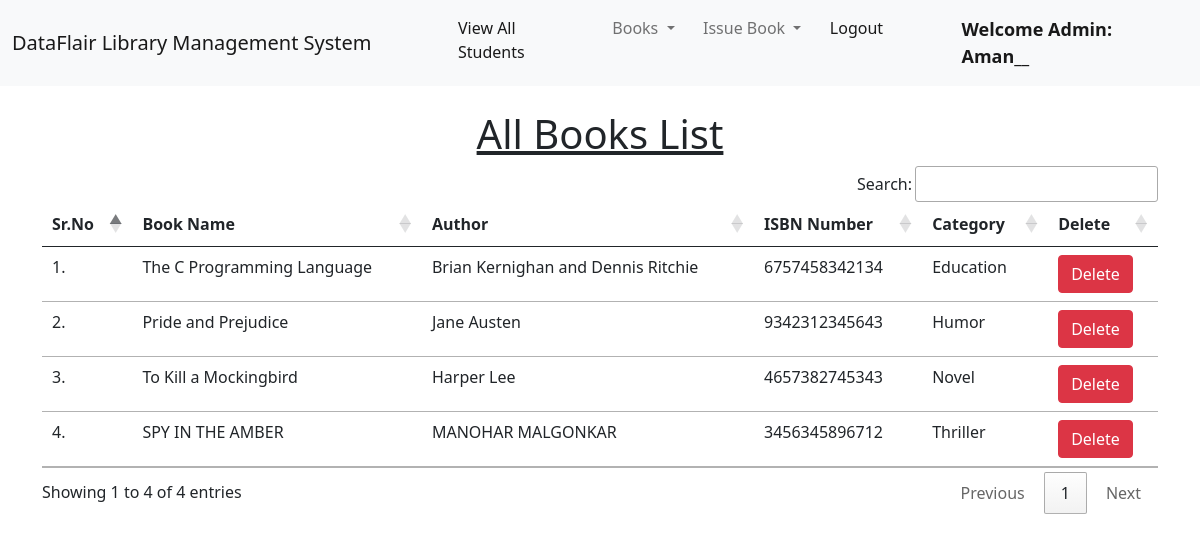
Screenshot of /view_books/ (signed in) with the database file from the repository.
### library/models.py (models this page shows, shortened)
class Book(models.Model):
    name = models.CharField(max_length=200)
    author = models.CharField(max_length=200)
    isbn = models.PositiveIntegerField()
    category = models.CharField(max_length=50)

### library/views.py (the view)
# urls.py: path("view_books/", views.view_books, name="view_books"),
@login_required(login_url = '/admin_login')
def view_books(request):
    books = Book.objects.all()
    return render(request, "view_books.html", {'books':books})

### library/templates/view_books.html (shortened to what this page needs)
{% extends 'admin_navbar.html' %}
{% load static %}
{% block body %}
<div class="container mt-4">
    <h1 class="text-center"><u>All Books List</u></h1>
    <table class="table table-hover" id="example">
        <thead>
            <tr>
                <th>Sr.No</th>
                <th>Book Name</th>
                <th>Author</th>
                <th>ISBN Number</th>
                <th>Category</th>
                <th>Delete</th>
            </tr>
        </thead>
        <tbody>
            {% for book in books %}
            <tr>
                <td>{{forloop.counter}}.</td>
                <td>{{book.name}}</td>
                <td>{{book.author}}</td>
                <td>{{book.isbn}}</td>
                <td>{{book.category}}</td>
                <td><a href="/delete_book/{{book.id}}/" class="btn btn-danger" onclick="return confirm('Are you sure you want to delete this book?')">Delete</a></td>
            </tr>
            {% endfor %}
        </tbody>
    </table>
    </div>
{% endblock %}

### library/templates/admin_navbar.html (shortened to what this page needs)
<!doctype html>
<html lang="en">
  <head>
    <link href="https://cdn.jsdelivr.net/npm/bootstrap@5.1.0/dist/css/bootstrap.min.css" rel="stylesheet">
    <link rel="stylesheet" href="https://cdn.datatables.net/1.10.25/css/jquery.dataTables.min.css">
    <link rel="stylesheet" href="https://cdn.datatables.net/buttons/1.7.1/css/buttons.dataTables.min.css">
  </head>
  <body>
    <nav class="navbar navbar-expand-lg navbar-light bg-light">
        <div class="container-fluid">
          <a class="navbar-brand" href="#">DataFlair Library Management System</a>
          <div class="collapse navbar-collapse" id="navbarSupportedContent">
            <ul class="navbar-nav me-auto mb-2 mb-lg-0">
              <li class="nav-item">
                <a class="nav-link active" aria-current="page" href="/view_students/">View All Students</a>
              </li>
              <li class="nav-item dropdown">
                <a class="nav-link dropdown-toggle" href="#" id="navbarDropdown" role="button" data-bs-toggle="dropdown" aria-expanded="false">
                  Books
                </a>
              </li>
              <li class="nav-item dropdown">
                <a class="nav-link dropdown-toggle" href="#" id="navbarDropdown" role="button" data-bs-toggle="dropdown" aria-expanded="false">
                  Issue Book
                </a>
              </li>
              <li class="nav-item">
                <a class="nav-link active" aria-current="page" href="/logout/">Logout</a>
              </li>
              <li class="nav-item">
                <a style="font-weight:600; font-family:'Segoe UI', Tahoma, Geneva, Verdana, sans-serif; font-size: large;" class="nav-link active" href="#">Welcome Admin: {{request.user}}</a>
              </li>
            </ul>
          </div>
        </div>
      </nav>
      {% block body %}
      {% endblock %}
  </body>
</html>

### rows the page displays
Book: name "The C Programming Language", author "Brian Kernighan and Dennis Ritchie", isbn "6757458342134", category "Education"
Book: name "Pride and Prejudice", author "Jane Austen", isbn "9342312345643", category "Humor"
Book: name "To Kill a Mockingbird", author "Harper Lee", isbn "4657382745343", category "Novel"
Book: name "SPY IN THE AMBER", author "MANOHAR MALGONKAR", isbn "3456345896712", category "Thriller"

### other values shown
{{ request.user }} "Aman__"
